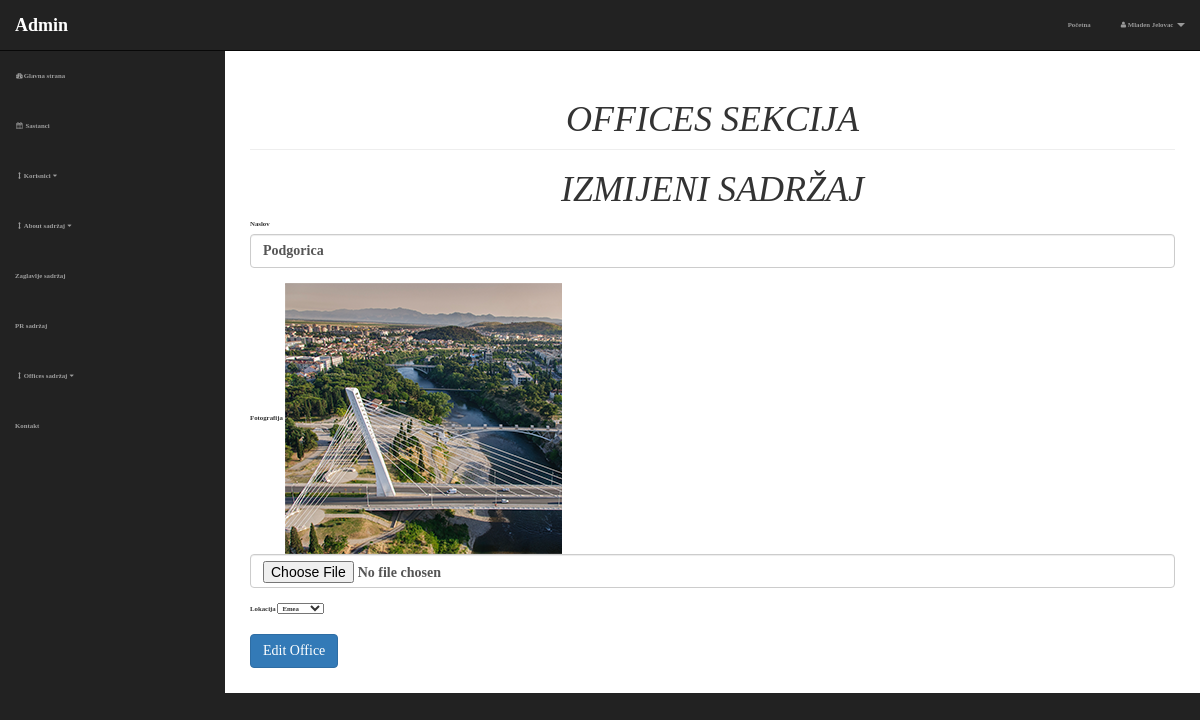
Page /admin/offices.php?option=edit&office_id=1 (signed in) on the committed database.
### tables this page shows
CREATE TABLE `offices` (
  `office_id` int(3) NOT NULL,
  `office_title` varchar(255) NOT NULL,
  `office_image` text NOT NULL,
  `office_location` varchar(50) NOT NULL
);

### admin/includes/edit-offices.php (the view, shortened to what this page needs)
 <?php
     if(isset($_GET['office_id'])){
        $get_office_id = $_GET['office_id'];
     }
     $query = "SELECT * FROM offices WHERE office_id = $get_office_id";
     $select = mysqli_query($connection, $query);
    while($row = mysqli_fetch_assoc($select)){
        $office_title = $row['office_title'];
        $office_location = $row['office_location'];
        $office_image = $row['office_image'];
   }
 ?>
   <form action="" method="post" enctype="multipart/form-data">
   <h1 class="text-center">IZMIJENI SADRŽAJ</h1>
    <div class="form-group">
        <label for="office_title">Naslov</label>
        <input value="<?php echo $office_title; ?>" type="text" name="office_title" class="form-control">
    </div>
    <div class="form-group">
        <label for="office_image">Fotografija</label>
        <img src="../img/<?php echo $office_image ?>" alt="column_image">
        <input type="file" name="office_image" class="form-control">
    </div>
    <div class="form-group">
        <label for="office_location">Lokacija</label>
        <select name="office_location">
        <?php
            if($office_location == 'asia'){
                echo "<option value='asia'>Asia</option>";
                echo "<option value='offices_default emea'>Emea</option>";
                echo "<option value='americas'>America</option>";
            }else if($office_location == 'americas'){
                echo "<option value='americas'>America</option>";
                echo "<option value='offices_default emea'>Emea</option>";
                echo "<option value='asia'>Asia</option>";
            }else{
                echo "<option value='offices_default emea'>Emea</option>";
            }
        ?>
        </select>
    </div>
    <div class="form-group">
        <input type="submit"  name="edit_office" value="Edit Office" class="btn btn-primary">
    </div>
</form>

### admin/css/sb-admin.css (style rules this page uses)
body { margin-top: 100px; background-color: #222; }
@media (min-width:768px) { body { margin-top: 50px; } }

### style/style.css (style rules this page uses)
:root { --color-primary: rgba(31,31,31); --color-secondary: rgba(255,198,39); }
* { padding: 0; margin: 0; box-sizing: border-box; }
body { font-family: 'Montserrat Regular', fira-sans; font-size: 68%; font-weight: bold; }
h1 { font-family: 'Montserrat Black', fira-sans; font-style: italic; }

### admin/includes/header.php (style rules this page uses)
body, .not_shown { visibility: hidden; }

### rows in the picture
offices: office_title "Podgorica", office_image (picture), office_location "Emea"

### other values in the picture
$_SESSION['firstname'] "Mladen"
$_SESSION['lastname'] "Jelovac"
